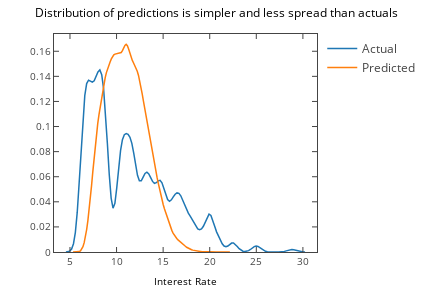

Write notebook code for a chart like this one.
### Code cell
from plotly.offline import init_notebook_mode, iplot
from plotly.tools import mpl_to_plotly
init_notebook_mode(connected=True)

plotly_fig = mpl_to_plotly(fig)
plotly_fig['layout']['showlegend'] = True

iplot(plotly_fig)
